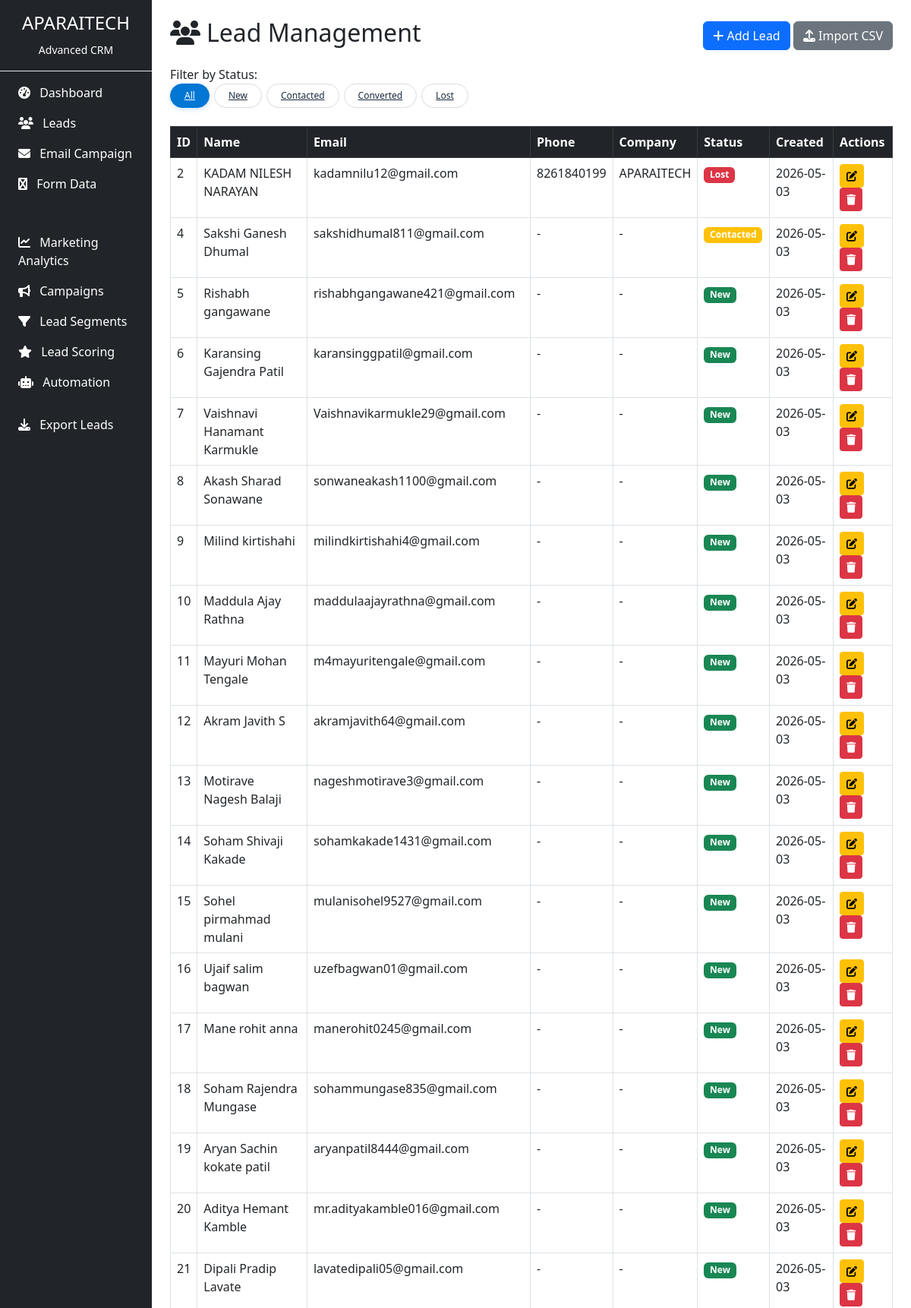
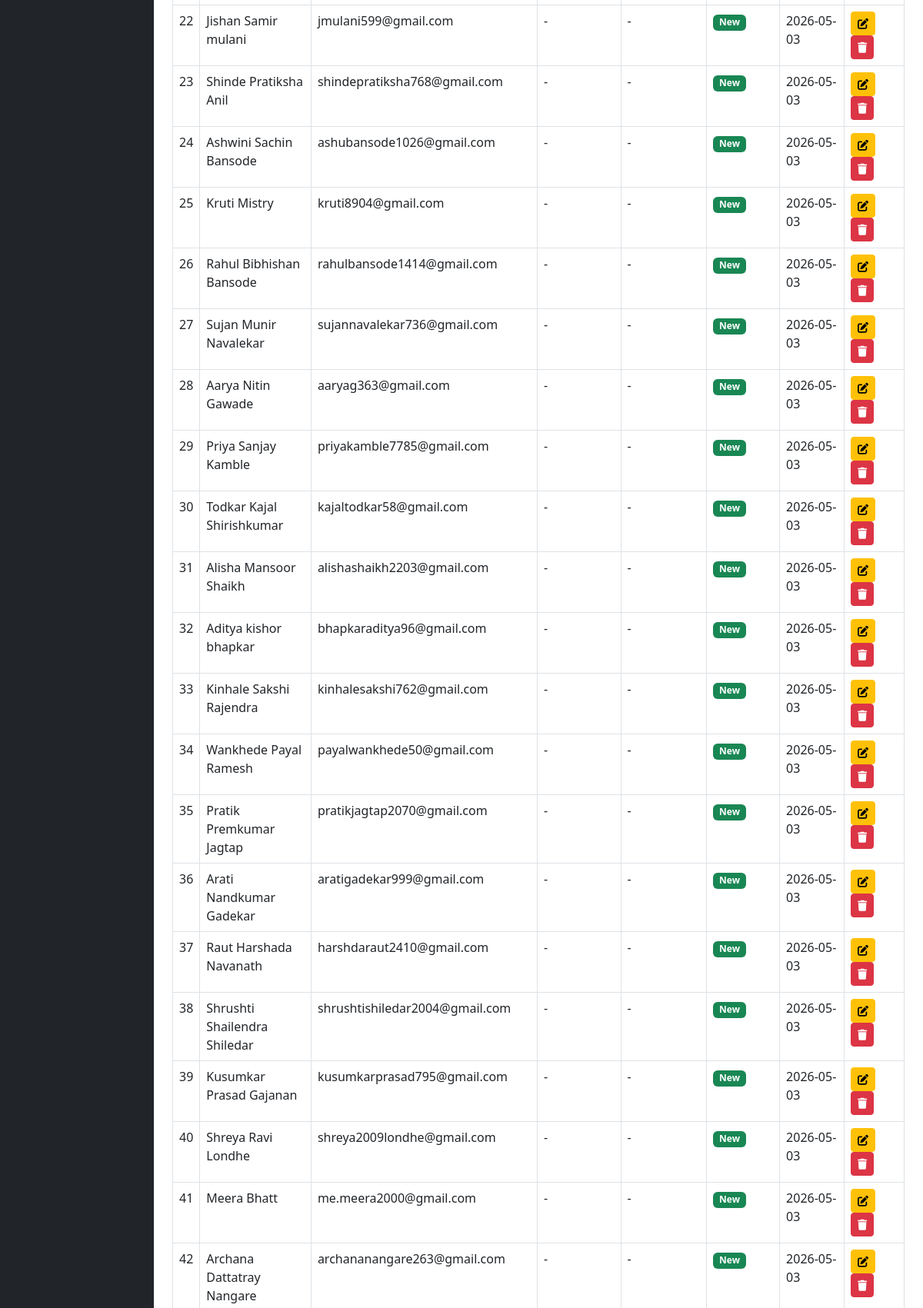
Page /leads (upper part) on the committed database (2 pictures, top to bottom).
### tables this page shows
CREATE TABLE leads (
            id INTEGER PRIMARY KEY AUTOINCREMENT,
            name TEXT NOT NULL,
            email TEXT UNIQUE NOT NULL,
            phone TEXT,
            company TEXT,
            status TEXT DEFAULT 'New',
            score INTEGER DEFAULT 0,
            created_at TIMESTAMP DEFAULT CURRENT_TIMESTAMP
        );

### app.py (the view)
@app.route('/leads')
def leads():
    status_filter = request.args.get('status', '')
    db = get_db()
    if status_filter:
        leads = db.execute('SELECT * FROM leads WHERE status=? ORDER BY created_at DESC', (status_filter,)).fetchall()
    else:
        leads = db.execute('SELECT * FROM leads ORDER BY created_at DESC').fetchall()
    return render_template('leads.html', leads=leads, filter_status=status_filter)

### app.py (called while the page is built)
@app.teardown_appcontext
def close_connection(exception):
    db = getattr(g, '_database', None)
    if db is not None:
        db.close()

### database.py (called while the page is built)
def get_db():
    db = getattr(g, '_database', None)
    if db is None:
        db = g._database = sqlite3.connect(DATABASE)
        db.row_factory = sqlite3.Row
    return db

### templates/leads.html (shortened to what this page needs)
{% extends "base.html" %}
{% block content %}
<div class="d-flex justify-content-between align-items-center mb-3">
    <h2><i class="fas fa-users me-2"></i>Lead Management</h2>
    <div>
        <button class="btn btn-primary" data-bs-toggle="modal" data-bs-target="#addLeadModal"><i class="fas fa-plus"></i> Add Lead</button>
        <button class="btn btn-secondary" data-bs-toggle="modal" data-bs-target="#importModal"><i class="fas fa-upload"></i> Import CSV</button>
    </div>
</div>
<div class="mb-3">
    <label>Filter by Status:</label>
 <div class="filter-group">
    <a href="/leads" class="filter-btn {% if not filter_status %}active{% endif %}">All</a>
    <a href="/leads?status=New" class="filter-btn" data-status="New">New</a>
    <a href="/leads?status=Contacted" class="filter-btn" data-status="Contacted">Contacted</a>
    <a href="/leads?status=Converted" class="filter-btn" data-status="Converted">Converted</a>
    <a href="/leads?status=Lost" class="filter-btn" data-status="Lost">Lost</a>
</div>
</div>
<div class="table-responsive">
    <table class="table table-bordered table-hover">
        <thead class="table-dark"><tr><th>ID</th><th>Name</th><th>Email</th><th>Phone</th><th>Company</th><th>Status</th><th>Created</th><th>Actions</th></tr></thead>
        <tbody>
            {% for lead in leads %}
            <tr>
                <td>{{ lead.id }}</td>
                <td>{{ lead.name }}</td>
                <td>{{ lead.email }}</td>
                <td>{{ lead.phone or '-' }}</td>
                <td>{{ lead.company or '-' }}</td>
                <td><span class="badge bg-{{ 'success' if lead.status=='New' else 'warning' if lead.status=='Contacted' else 'info' if lead.status=='Converted' else 'danger' }}">{{ lead.status }}</span></td>
                <td>{{ lead.created_at[:10] }}</td>
                <td>
                    <button class="btn btn-sm btn-warning" data-bs-toggle="modal" data-bs-target="#editLeadModal{{ lead.id }}"><i class="fas fa-edit"></i></button>
                    <a href="/lead/delete/{{ lead.id }}" class="btn btn-sm btn-danger" onclick="return confirm('Delete?')"><i class="fas fa-trash"></i></a>
                </td>
            </tr>
            {% endfor %}
        </tbody>
    </table>
</div>
{% endblock %}

### static/style.css (style rules this page uses)
.filter-group { display: flex; flex-wrap: wrap; gap: 6px; margin-bottom: 1.5rem; }
.filter-btn { background: white; border: 1px solid #d9dde4; border-radius: 40px; padding: 6px 18px; font-size: 0.75rem; font-weight: 500; color: #1b2a3e; transition: all 0.2s ease; cursor: pointer; box-shadow: 0 1px 1px rgba(0,0,0,0.02); }
.filter-btn.active { background: #0176d3; border-color: #0176d3; color: white; box-shadow: 0 2px 6px rgba(1,118,211,0.2); }

### rows in the picture
leads: id "2", name "KADAM NILESH NARAYAN", email "kadamnilu12@gmail.com", phone "8261840199", company "APARAITECH", status "Lost", created_at "2026-05-03"
leads: id "4", name "Sakshi Ganesh Dhumal", email "sakshidhumal811@gmail.com", phone "-", company "-", status "Contacted", created_at "2026-05-03"
leads: id "5", name "Rishabh gangawane", email "rishabhgangawane421@gmail.com", phone "-", company "-", status "New", created_at "2026-05-03"
leads: id "6", name "Karansing Gajendra Patil", email "karansinggpatil@gmail.com", phone "-", company "-", status "New", created_at "2026-05-03"
leads: id "7", name "Vaishnavi Hanamant Karmukle", email "Vaishnavikarmukle29@gmail.com", phone "-", company "-", status "New", created_at "2026-05-03"
leads: id "8", name "Akash Sharad Sonawane", email "sonwaneakash1100@gmail.com", phone "-", company "-", status "New", created_at "2026-05-03"
leads: id "9", name "Milind kirtishahi", email "milindkirtishahi4@gmail.com", phone "-", company "-", status "New", created_at "2026-05-03"
leads: id "10", name "Maddula Ajay Rathna", email "maddulaajayrathna@gmail.com", phone "-", company "-", status "New", created_at "2026-05-03"
leads: id "11", name "Mayuri Mohan Tengale", email "m4mayuritengale@gmail.com", phone "-", company "-", status "New", created_at "2026-05-03"
leads: id "12", name "Akram Javith S", email "akramjavith64@gmail.com", phone "-", company "-", status "New", created_at "2026-05-03"
leads: id "13", name "Motirave Nagesh Balaji", email "nageshmotirave3@gmail.com", phone "-", company "-", status "New", created_at "2026-05-03"
leads: id "14", name "Soham Shivaji Kakade", email "sohamkakade1431@gmail.com", phone "-", company "-", status "New", created_at "2026-05-03"
leads: id "15", name "Sohel pirmahmad mulani", email "mulanisohel9527@gmail.com", phone "-", company "-", status "New", created_at "2026-05-03"
leads: id "16", name "Ujaif salim bagwan", email "uzefbagwan01@gmail.com", phone "-", company "-", status "New", created_at "2026-05-03"
leads: id "17", name "Mane rohit anna", email "manerohit0245@gmail.com", phone "-", company "-", status "New", created_at "2026-05-03"
leads: id "18", name "Soham Rajendra Mungase", email "sohammungase835@gmail.com", phone "-", company "-", status "New", created_at "2026-05-03"
leads: id "19", name "Aryan Sachin kokate patil", email "aryanpatil8444@gmail.com", phone "-", company "-", status "New", created_at "2026-05-03"
leads: id "20", name "Aditya Hemant Kamble", email "mr.adityakamble016@gmail.com", phone "-", company "-", status "New", created_at "2026-05-03"
leads: id "21", name "Dipali Pradip Lavate", email "lavatedipali05@gmail.com", phone "-", company "-", status "New", created_at "2026-05-03"
leads: id "22", name "Jishan Samir mulani", email "jmulani599@gmail.com", phone "-", company "-", status "New", created_at "2026-05-03"
leads: id "23", name "Shinde Pratiksha Anil", email "shindepratiksha768@gmail.com", phone "-", company "-", status "New", created_at "2026-05-03"
leads: id "24", name "Ashwini Sachin Bansode", email "ashubansode1026@gmail.com", phone "-", company "-", status "New", created_at "2026-05-03"
leads: id "25", name "Kruti Mistry", email "kruti8904@gmail.com", phone "-", company "-", status "New", created_at "2026-05-03"
leads: id "26", name "Rahul Bibhishan Bansode", email "rahulbansode1414@gmail.com", phone "-", company "-", status "New", created_at "2026-05-03"
leads: id "27", name "Sujan Munir Navalekar", email "sujannavalekar736@gmail.com", phone "-", company "-", status "New", created_at "2026-05-03"
leads: id "28", name "Aarya Nitin Gawade", email "aaryag363@gmail.com", phone "-", company "-", status "New", created_at "2026-05-03"
leads: id "29", name "Priya Sanjay Kamble", email "priyakamble7785@gmail.com", phone "-", company "-", status "New", created_at "2026-05-03"
leads: id "30", name "Todkar Kajal Shirishkumar", email "kajaltodkar58@gmail.com", phone "-", company "-", status "New", created_at "2026-05-03"
leads: id "31", name "Alisha Mansoor Shaikh", email "alishashaikh2203@gmail.com", phone "-", company "-", status "New", created_at "2026-05-03"
leads: id "32", name "Aditya kishor bhapkar", email "bhapkaraditya96@gmail.com", phone "-", company "-", status "New", created_at "2026-05-03"
leads: id "33", name "Kinhale Sakshi Rajendra", email "kinhalesakshi762@gmail.com", phone "-", company "-", status "New", created_at "2026-05-03"
leads: id "34", name "Wankhede Payal Ramesh", email "payalwankhede50@gmail.com", phone "-", company "-", status "New", created_at "2026-05-03"
leads: id "35", name "Pratik Premkumar Jagtap", email "pratikjagtap2070@gmail.com", phone "-", company "-", status "New", created_at "2026-05-03"
leads: id "36", name "Arati Nandkumar Gadekar", email "aratigadekar999@gmail.com", phone "-", company "-", status "New", created_at "2026-05-03"
leads: id "37", name "Raut Harshada Navanath", email "harshdaraut2410@gmail.com", phone "-", company "-", status "New", created_at "2026-05-03"
leads: id "38", name "Shrushti Shailendra Shiledar", email "shrushtishiledar2004@gmail.com", phone "-", company "-", status "New", created_at "2026-05-03"
leads: id "39", name "Kusumkar Prasad Gajanan", email "kusumkarprasad795@gmail.com", phone "-", company "-", status "New", created_at "2026-05-03"
leads: id "40", name "Shreya Ravi Londhe", email "shreya2009londhe@gmail.com", phone "-", company "-", status "New", created_at "2026-05-03"
leads: id "41", name "Meera Bhatt", email "me.meera2000@gmail.com", phone "-", company "-", status "New", created_at "2026-05-03"
leads: id "42", name "Archana Dattatray Nangare", email "archananangare263@gmail.com", phone "-", company "-", status "New", created_at "2026-05-03"
